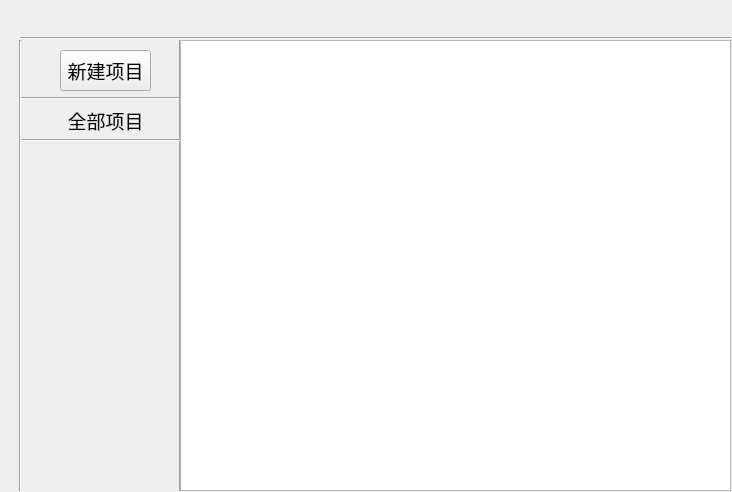
<?xml version="1.0" encoding="UTF-8"?>
<ui version="4.0">
 <class>FirstPageDialog</class>
 <widget class="QDialog" name="FirstPageDialog">
  <property name="geometry">
   <rect>
    <x>0</x>
    <y>0</y>
    <width>732</width>
    <height>492</height>
   </rect>
  </property>
  <property name="font">
   <font>
    <family>Times New Roman</family>
    <pointsize>14</pointsize>
   </font>
  </property>
  <property name="windowTitle">
   <string>首页</string>
  </property>
  <widget class="Line" name="line">
   <property name="geometry">
    <rect>
     <x>20</x>
     <y>90</y>
     <width>171</width>
     <height>16</height>
    </rect>
   </property>
   <property name="orientation">
    <enum>Qt::Horizontal</enum>
   </property>
  </widget>
  <widget class="Line" name="line_2">
   <property name="geometry">
    <rect>
     <x>170</x>
     <y>40</y>
     <width>20</width>
     <height>451</height>
    </rect>
   </property>
   <property name="orientation">
    <enum>Qt::Vertical</enum>
   </property>
  </widget>
  <widget class="QPushButton" name="NewProject_Button">
   <property name="geometry">
    <rect>
     <x>60</x>
     <y>50</y>
     <width>91</width>
     <height>41</height>
    </rect>
   </property>
   <property name="font">
    <font>
     <family>Times New Roman</family>
     <pointsize>14</pointsize>
    </font>
   </property>
   <property name="text">
    <string>新建项目</string>
   </property>
   <property name="autoDefault">
    <bool>false</bool>
   </property>
  </widget>
  <widget class="Line" name="line_3">
   <property name="geometry">
    <rect>
     <x>20</x>
     <y>30</y>
     <width>711</width>
     <height>16</height>
    </rect>
   </property>
   <property name="orientation">
    <enum>Qt::Horizontal</enum>
   </property>
  </widget>
  <widget class="Line" name="line_4">
   <property name="geometry">
    <rect>
     <x>20</x>
     <y>130</y>
     <width>171</width>
     <height>20</height>
    </rect>
   </property>
   <property name="orientation">
    <enum>Qt::Horizontal</enum>
   </property>
  </widget>
  <widget class="Line" name="line_5">
   <property name="geometry">
    <rect>
     <x>10</x>
     <y>40</y>
     <width>20</width>
     <height>451</height>
    </rect>
   </property>
   <property name="orientation">
    <enum>Qt::Vertical</enum>
   </property>
  </widget>
  <widget class="Line" name="line_6">
   <property name="geometry">
    <rect>
     <x>20</x>
     <y>649</y>
     <width>171</width>
     <height>31</height>
    </rect>
   </property>
   <property name="orientation">
    <enum>Qt::Horizontal</enum>
   </property>
  </widget>
  <widget class="QListView" name="listView_Project">
   <property name="geometry">
    <rect>
     <x>180</x>
     <y>40</y>
     <width>551</width>
     <height>451</height>
    </rect>
   </property>
  </widget>
  <widget class="QPushButton" name="AllProject_Button">
   <property name="geometry">
    <rect>
     <x>20</x>
     <y>100</y>
     <width>171</width>
     <height>41</height>
    </rect>
   </property>
   <property name="font">
    <font>
     <pointsize>14</pointsize>
    </font>
   </property>
   <property name="text">
    <string>全部项目</string>
   </property>
   <property name="default">
    <bool>true</bool>
   </property>
   <property name="flat">
    <bool>true</bool>
   </property>
  </widget>
 </widget>
 <resources/>
 <connections/>
</ui>
